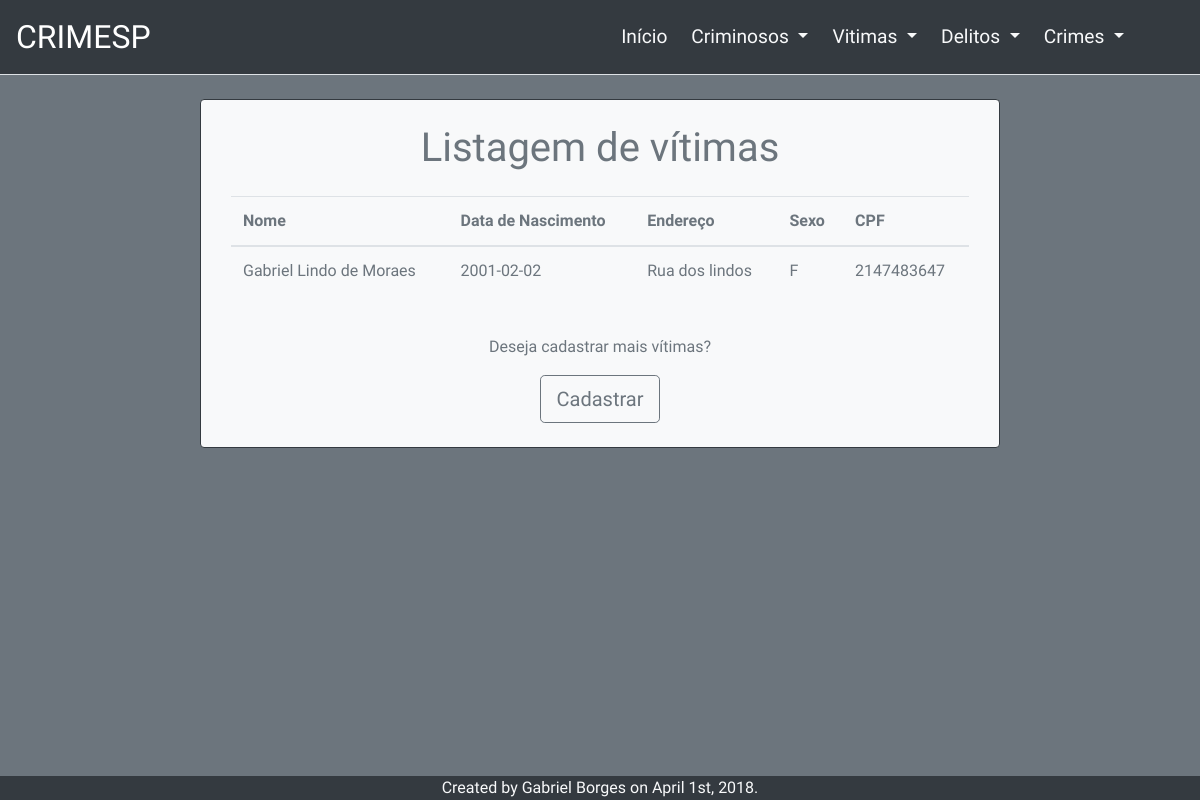
Page /listarVitimas.php on the earlier database version.
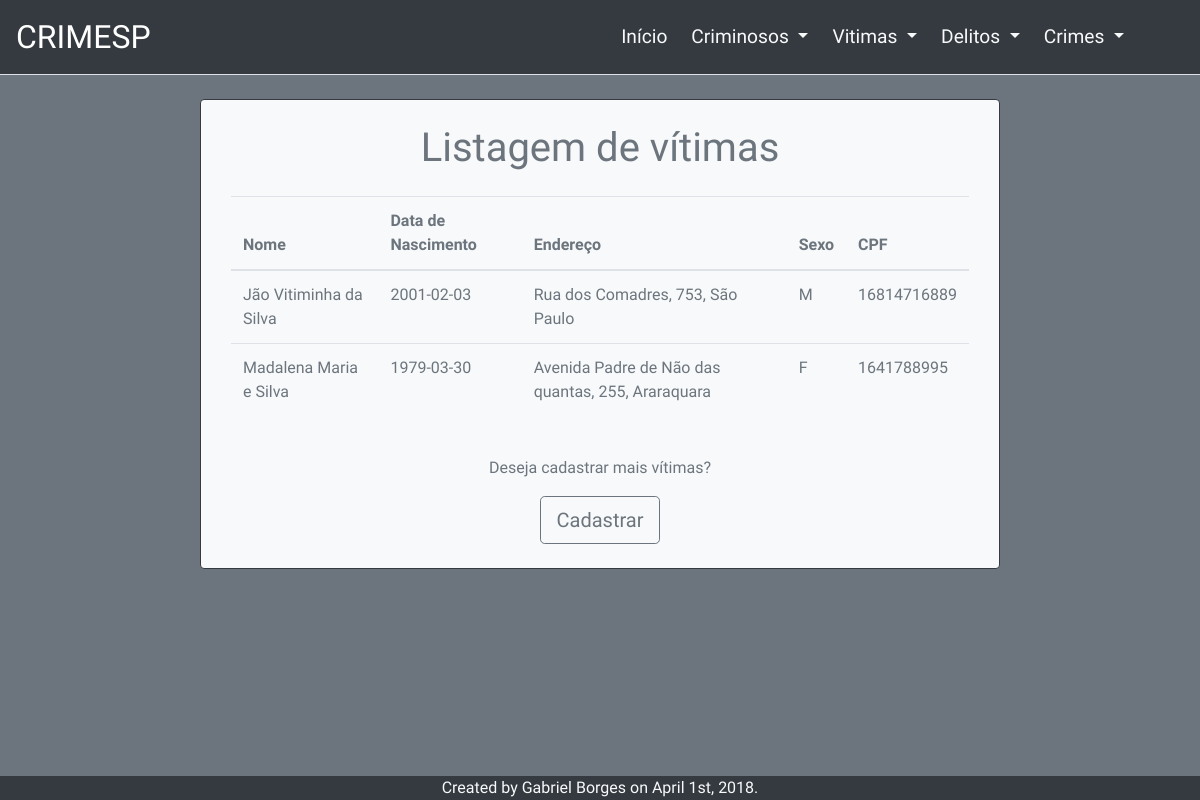
Same page on the later database version.
### tables this page shows
CREATE TABLE IF NOT EXISTS `vitima` (
  `id` int(11) NOT NULL AUTO_INCREMENT,
  `nome` varchar(80) NOT NULL,
  `endereco` varchar(150) DEFAULT NULL,
  `dataNasc` date DEFAULT NULL,
  `sexo` char(1) NOT NULL,
  `cpf` varchar(11) DEFAULT NULL,
  PRIMARY KEY (`id`)
);

### classes/ConexaoPDO.php (called while the page is built, shortened)
<?php
class ConexaoPDO {
    private $builderToExec, $insertBuilder, $selectBuilder, $updateBuilder;
    private $sql, $pdo, $linha, $query, $erro;
    public function getPdo() {
        return $this->pdo;
    }
    public function getQuery() {
        return $this->query;
    }
    public function getErro() {
        return $this->erro;
    }
    public function getBuilderToExec() {
        return $this->builderToExec;
    }
    public function setPdo($pdo) {
        $this->pdo = $pdo;
    }
    public function setQuery($query) {
        $this->query = $query;
    }
    public function setErro($erro) {
        $this->erro = $erro;
    }
    public function setBuilderToExec($builder){
        $this->builderToExec = $builder;
    }
    public function setSelectBuilder($tabela, $tupla = null, $where = null) {
        if (is_null($tupla)) {
            $selectBuilder = "SELECT * FROM $tabela";
        }
        if (!is_null($where)) {
            $selectBuilder .= " WHERE " . $where[0] . " = " . $where[1] . " ;";
        }
        else {
            $selectBuilder .= " ;";
        }
        $this->execBuilder($selectBuilder);
    }
    public function execBuilder($builder) {
        $pdo = $this->getPdo();
        $operation = $this->getBuilderToExec();
        try {
            switch($operation){
                case "update":
                case "select":
                    $query = $pdo->prepare($builder);
                    $query->execute();
                    break;
            }
        } catch (PDOException $e) {
            $this->setErro($e);
        }
    }
}

### classes/Vitima.php (called while the page is built, shortened)
<?php
require_once'classes\ConexaoPDO.php';
class Vitima{
	private $resultadoPost, $conexao;
    public function getConexao(){
        return $this->conexao;
    }
    public function setConexao($conexao){
        $this->conexao = $conexao;
    }
    public function listarVitima($campos = null, $where = null){
        $conexao = $this->getConexao();
        $tabela = "vitima";
        if(is_null($campos)){
            $campos = null;
        }
        if(is_null($where)){
            $where = null;
        }
        $conexao->setSelectBuilder($tabela, $campos, $where);
        if(!$conexao->getErro()){
            return $conexao->getQuery();
        }
    }
}

### listarVitimas.php (the view, shortened to what this page needs)
<?php
include 'header.php';
require_once 'classes/Vitima.php';
$vitm = new Vitima();
$query = $vitm->listarVitima();
if($vitm->getConexao()->getErro()){
    header("Location:index.php");
}else{
    $countVitm = $query->rowCount();
}
if($countVitm > 0){
    echo'
        <section class="container-fluid mt-4 mb-5">
            <div class="row">
                <div class="col-11 col-md-10 col-lg-8 mx-auto bg-light border border-2 border-dark rounded divForm text-secondary">
                    <h1 class="text-center mt-4 ">Listagem de vítimas</h1>
                    <div class="col-12 my-4 mx-auto table-responsive">
                        <table class="table table-hover">
                            <thead>
                                <tr>
                                    <th>Nome</th>
                                    <th>Data de Nascimento</th>
                                    <th>Endereço</th>
                                    <th>Sexo</th>
                                    <th>CPF</th>
                                </tr>
                            </thead>
                            <tbody>';
    $html = "";
    while($linha = $query->fetch(PDO::FETCH_ASSOC)){
        (isset($linha['endereco'])) ?: $linha['endereco'] = "Nulo";
        $html.='<tr>';
        $html.='<td>' . $linha['nome'] . '</td>';
        $html.='<td>' . $linha['dataNasc'] . '</td>';
        $html.='<td>' . $linha['endereco'] . '</td>';
        $html.='<td>' . $linha['sexo'] . '</td>';
        $html.='<td>' . $linha['cpf'] . '</td>';
        $html.='</tr>';
    }
    echo $html;
    echo'                   </tbody>
                        </table>
                    </div>
                    <div class="col-12 mx-auto text-center my-4">
                        <p class="text-secondary">Deseja cadastrar mais vítimas?</p>
                        <a class="btn btn-lg btn-outline-secondary" href="formVitimas.php">Cadastrar</a>
                    </div>
                </div>
            </div>
        </section>
    ';
}
?>
<?php include 'footer.php'?>

### header.php (shortened to what this page needs)
<!DOCTYPE html>
<html lang="pt-BR">
    <head>
        <link rel="stylesheet" href="https://stackpath.bootstrapcdn.com/bootstrap/4.1.1/css/bootstrap.min.css" type="text/css"/>
        <link rel="stylesheet" type="text/css" href="css/mainStyle.css" />
    </head>
    <body class="bg-secondary">
        <nav class="navbar navbar-expand-lg navbar-dark bg-dark border-bottom">
            <a class="navbar-brand" href="index.php">CRIMESP</a>
            <div class="collapse navbar-collapse" id="navbarList">
                <ul class="navbar-nav ml-auto px-2 pr-5">
                    <li class="nav-item px-1">
                        <a class="nav-link text-light" href="index.php">Início</a>
                    </li>
                    <li class="nav-item dropdown px-1">
                        <a class="nav-link dropdown-toggle text-light" href="#" id="dropCriminosos" data-toggle="dropdown" aria-haspopup="true" aria-expanded="false">
                            Criminosos
                        </a>
                    </li>
                    <li class="nav-item dropdown px-1">
                        <a class="nav-link dropdown-toggle text-light" href="#" id="dropVitimas" data-toggle="dropdown" aria-haspopup="true" aria-expanded="false">
                            Vitimas
                        </a>
                    </li>
                    <li class="nav-item dropdown px-1">
                        <a class="nav-link dropdown-toggle text-light" href="#" id="dropDelitos" data-toggle="dropdown" aria-haspopup="true" aria-expanded="false">
                            Delitos
                        </a>
                    </li>
                    <li class="nav-item dropdown px-1">
                        <a class="nav-link dropdown-toggle text-light" href="#" id="dropCrimes" data-toggle="dropdown" aria-haspopup="true" aria-expanded="false">
                            Crimes
                        </a>
                    </li>
                </ul>
            </div>
        </nav>

### footer.php (shortened to what this page needs)
        <section class="container-fluid fixed-bottom bg-dark" id="footer">
        	<div>
	        	<footer class="text-center text-light">
	        		Created by Gabriel Borges on April 1st, 2018.
	        	</footer>
        	</div>
        </section>
    </body>
</html>

### css/mainStyle.css (style rules this page uses)
.navbar-brand { font-size:2.0rem; }
.nav-item .nav-link { font-size:1.2rem; }
body { font-family: 'Exo 2', sans-serif; }
.divForm { display: none; }
#footer { font-size: 1.0rem; }

Differences in the rows shown:
removed vitima: nome "Gabriel Lindo de Moraes", dataNasc "2001-02-02", endereco "Rua dos lindos", sexo "F", cpf "2147483647"
added vitima: nome "Jão Vitiminha da Silva", dataNasc "2001-02-03", endereco "Rua dos Comadres, 753, São Paulo", sexo "M", cpf "16814716889"
added vitima: nome "Madalena Maria e Silva", dataNasc "1979-03-30", endereco "Avenida Padre de Não das quantas, 255, Araraquara", sexo "F", cpf "1641788995"
